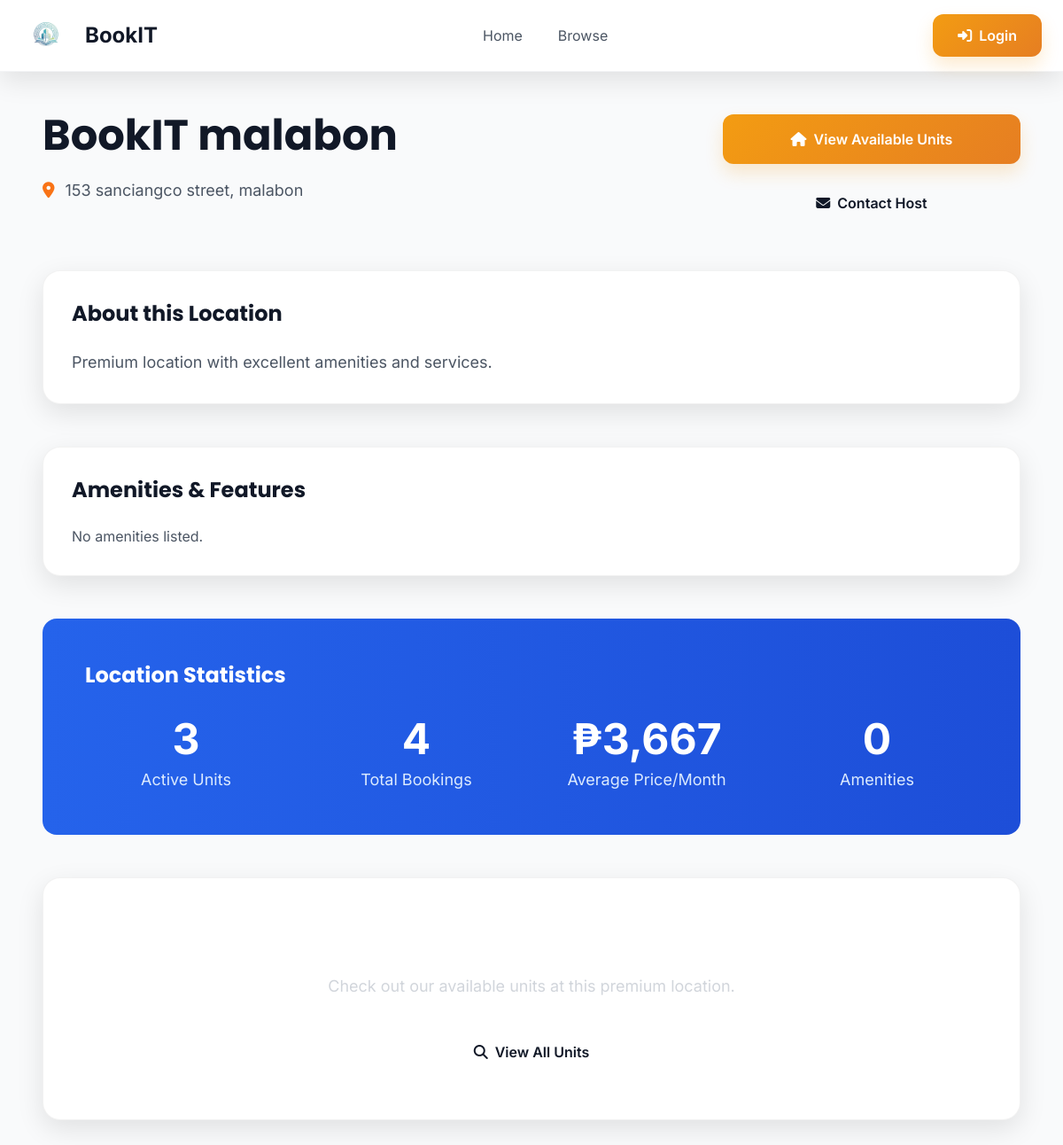
Page /public/branch_details.php?id=6 on the committed database.
### tables this page shows
CREATE TABLE IF NOT EXISTS `branches` (
  `branch_id` int NOT NULL AUTO_INCREMENT,
  `branch_name` varchar(100) NOT NULL,
  `address` text NOT NULL,
  `city` varchar(50) NOT NULL,
  `contact_number` varchar(20) DEFAULT NULL,
  `email` varchar(100) DEFAULT NULL,
  `manager_id` int DEFAULT NULL,
  `is_active` tinyint(1) DEFAULT '1',
  `created_at` timestamp NULL DEFAULT CURRENT_TIMESTAMP,
  `latitude` decimal(10,7) DEFAULT NULL,
  `longitude` decimal(10,7) DEFAULT NULL,
  `host_id` int DEFAULT NULL,
  PRIMARY KEY (`branch_id`),
  KEY `manager_id` (`manager_id`),
  KEY `branches_host_id_index` (`host_id`)
);

### includes/auth.php (called while the page is built, shortened)
<?php
include_once "../config/db.php";
function isLoggedIn() {
    return isset($_SESSION['user_id']);
}
?>

### config/db.php (called while the page is built, shortened)
<?php
$conn = new mysqli(DB_HOST, DB_USER, DB_PASS, DB_NAME);
if (!function_exists('get_single_result')) {
    function get_single_result($sql, $params = []) {
        global $conn;
        $stmt = $conn->prepare($sql);
        if (!empty($params)) {
            $types = '';
            $bind_params = [];
            foreach ($params as $param) {
                if ($param === null) {
                    $types .= 's';
                    $bind_params[] = null;
                } elseif (is_int($param)) {
                    $types .= 'i';
                    $bind_params[] = $param;
                } elseif (is_float($param)) {
                    $types .= 'd';
                    $bind_params[] = $param;
                } else {
                    $types .= 's';
                    $bind_params[] = (string)$param;
                }
            }
            $bind_refs = [$types];
            foreach ($bind_params as $key => $val) {
                $bind_refs[$key + 1] = &$bind_params[$key];
            }
            if (!call_user_func_array([$stmt, 'bind_param'], $bind_refs)) {
                error_log("Bind param failed: " . $stmt->error);
                $stmt->close();
                return false;
            }
        }
        if (!$stmt->execute()) {
            error_log("Execute failed: " . $stmt->error);
            $stmt->close();
            return false;
        }
        $result = $stmt->get_result();
        $row = null;
        if ($result && $result->num_rows > 0) {
            $row = $result->fetch_assoc();
        }
        return $row;
    }
}
if (!function_exists('get_multiple_results')) {
    function get_multiple_results($sql, $params = []) {
        global $conn;
        $stmt = $conn->prepare($sql);
        if (!empty($params)) {
            $types = '';
            $bind_params = [];
            foreach ($params as $param) {
                if ($param === null) {
                    $types .= 's';
                    $bind_params[] = null;
                } elseif (is_int($param)) {
                    $types .= 'i';
                    $bind_params[] = $param;
                } elseif (is_float($param)) {
                    $types .= 'd';
                    $bind_params[] = $param;
                } else {
                    $types .= 's';
                    $bind_params[] = (string)$param;
                }
            }
            $bind_refs = [$types];
            foreach ($bind_params as $key => $val) {
                $bind_refs[$key + 1] = &$bind_params[$key];
            }
            if (!call_user_func_array([$stmt, 'bind_param'], $bind_refs)) {
                error_log("Bind param failed: " . $stmt->error);
                $stmt->close();
                return [];
            }
        }
        if (!$stmt->execute()) {
            error_log("Execute failed: " . $stmt->error);
            $stmt->close();
            return [];
        }
        $result = $stmt->get_result();
        $results = [];
        if ($result) {
            while ($row = $result->fetch_assoc()) {
                $results[] = $row;
            }
        }
        return $results;
    }
}
if (!function_exists('column_exists')) {
    function column_exists($table, $column) {
        global $conn;
        $tableEsc = $conn->real_escape_string($table);
        $colEsc = $conn->real_escape_string($column);
        $sql = "SHOW COLUMNS FROM `" . $tableEsc . "` LIKE '" . $colEsc . "'";
        $res = $conn->query($sql);
        $exists = ($res->num_rows > 0);
        return $exists;
    }
}
?>

### includes/functions.php (called while the page is built, shortened)
<?php
    include_once "../config/db.php";
    function getBranchById($branch_id) {
        if (function_exists('column_exists') && column_exists('branches', 'host_id')) {
            $sql = "SELECT b.*, u.full_name as host_name
                    FROM branches b
                    LEFT JOIN users u ON b.host_id = u.user_id
                    WHERE b.branch_id = ? AND b.is_active = 1";
        } else {
            $sql = "SELECT b.* FROM branches b WHERE b.branch_id = ? AND b.is_active = 1";
        }
        return get_single_result($sql, [$branch_id]);
    }
    function getBranchAmenities($branch_id) {
        $sql = "SELECT * FROM amenities WHERE branch_id = ? AND is_available = 1 ORDER BY amenity_name";
        return get_multiple_results($sql, [$branch_id]);
    }
    function esc($str) {
        return htmlspecialchars($str ?? '', ENT_QUOTES, 'UTF-8');
    }
    function getBranchStatistics($branch_id) {
        $sql = "SELECT
                    b.branch_name,
                    (SELECT COUNT(*) FROM units WHERE branch_id = b.branch_id AND is_available = 1) as active_units,
                    (SELECT COUNT(*) FROM reservations WHERE branch_id = b.branch_id) as total_reservations,
                    (SELECT SUM(total_amount) FROM reservations WHERE branch_id = b.branch_id AND status IN ('confirmed', 'checked_in', 'completed')) as total_revenue,
                    (SELECT COUNT(DISTINCT unit_id) FROM reservations WHERE branch_id = b.branch_id AND status IN ('confirmed', 'checked_in')) as currently_booked
                FROM branches b
                WHERE b.branch_id = ?";
        return get_single_result($sql, [$branch_id]);
    }
?>

### public/branch_details.php (the view, shortened to what this page needs)
<?php
include '../includes/functions.php';
include '../includes/auth.php';
$branch_id = isset($_GET['id']) ? (int)$_GET['id'] : 0;
$branch = $branch_id ? getBranchById($branch_id) : false;
?>
<!doctype html>
<html lang="en">
<head>
    <link href="https://cdn.jsdelivr.net/npm/bootstrap@5.1.3/dist/css/bootstrap.min.css" rel="stylesheet">
    <link href="https://cdnjs.cloudflare.com/ajax/libs/font-awesome/6.0.0/css/all.min.css" rel="stylesheet">
    <link rel="stylesheet" href="../assets/css/public/index.css">
    <link rel="stylesheet" href="../assets/css/components/cta-light.css">
</head>
<body>
<!doctype html>
<html lang="en">
<head>
    <script src="https://cdn.tailwindcss.com"></script>
    <link href="https://cdnjs.cloudflare.com/ajax/libs/font-awesome/6.4.0/css/all.min.css" rel="stylesheet">
</head>
<body class="bg-gray-50">
<nav class="sticky top-0 z-50 bg-white border-b border-gray-100 shadow-soft">
    <div class="max-w-7xl mx-auto px-4 sm:px-6 lg:px-8">
        <div class="flex justify-between items-center h-20">
            <a href="index.php" class="flex items-center gap-3 text-2xl font-bold text-gray-900 hover:opacity-80 smooth-transition">
                <img src="../assets/images/logo/bookit.png" alt="BookIT Logo" class="w-14 h-14 rounded-xl object-cover">
                BookIT
            </a>
            <div class="hidden md:flex items-center gap-10">
                <a href="index.php" class="text-gray-600 hover:text-gray-900 smooth-transition font-500">Home</a>
                <a href="browse_units.php" class="text-gray-600 hover:text-gray-900 smooth-transition font-500">Browse</a>
            </div>
            <div class="flex items-center gap-4">
                <?php if (isLoggedIn()): ?>
                    <a href="../renter/my_bookings.php" class="text-gray-600 hover:text-gray-900 smooth-transition font-500">
                        <i class="fas fa-calendar-check"></i> My Bookings
                    </a>
                <?php else: ?>
                    <a href="login.php" class="btn-modern btn-luxury-primary">
                        <i class="fas fa-sign-in-alt"></i> Login
                    </a>
                <?php endif; ?>
            </div>
        </div>
    </div>
</nav>
<div class="max-w-6xl mx-auto px-4 py-12">
    <?php if (!$branch): ?>
        <div class="card-modern p-12 text-center">
            <i class="fas fa-exclamation-circle text-6xl text-gray-300 mb-6"></i>
            <h2 class="text-3xl font-bold text-gray-900 mb-4">Branch Not Found</h2>
            <p class="text-gray-600 mb-8 text-lg">The branch you are looking for does not exist.</p>
            <a href="index.php" class="btn-modern btn-luxury-primary">
                <i class="fas fa-home"></i> Back to Home
            </a>
        </div>
    <?php else: ?>
        <div class="grid grid-cols-1 md:grid-cols-3 gap-12 mb-12">
            <div class="md:col-span-2">
                <h1 class="text-5xl font-bold text-gray-900 mb-4"><?php echo esc($branch['branch_name']); ?></h1>
                <div class="space-y-2 text-gray-600 text-lg">
                    <p><i class="fas fa-map-marker-alt text-orange-500 mr-3"></i><?php echo esc($branch['address'] . ', ' . $branch['city']); ?></p>
                </div>
            </div>
            <div class="flex flex-col gap-3">
                <a href="browse_units.php?branch_id=<?php echo $branch['branch_id']; ?>" class="btn-modern btn-luxury-primary justify-center text-base py-3">
                    <i class="fas fa-home"></i> View Available Units
                </a>
                <a href="mailto:<?php echo esc($branch['email'] ?: 'info@bookit.com'); ?>" class="btn-modern border-2 border-gray-900 text-gray-900 justify-center text-base py-3 hover:bg-gray-100 smooth-transition">
                    <i class="fas fa-envelope"></i> Contact Host
                </a>
            </div>
        </div>
        <div class="card-modern shadow-soft p-8 mb-12">
            <h2 class="text-2xl font-bold text-gray-900 mb-4">About this Location</h2>
            <p class="text-gray-600 text-lg leading-relaxed">
                <?php echo !empty($branch['description']) ? esc($branch['description']) : 'Premium location with excellent amenities and services.'; ?>
            </p>
        </div>
        <div class="card-modern shadow-soft p-8 mb-12">
            <h2 class="text-2xl font-bold text-gray-900 mb-6">Amenities & Features</h2>
            <div class="flex flex-wrap gap-3">
                <?php
                $amenities = getBranchAmenities($branch['branch_id']);
                if (!empty($amenities)):
                    foreach ($amenities as $a): ?>
                        <span class="badge-luxury"><i class="fas fa-check mr-2"></i><?php echo esc($a['amenity_name']); ?></span>
                    <?php endforeach;
                else: ?>
                    <p class="text-gray-600">No amenities listed.</p>
                <?php endif; ?>
            </div>
        </div>
        <div class="bg-gradient-to-r from-blue-600 to-blue-700 text-white rounded-2xl p-12 mb-12">
            <h2 class="text-2xl font-bold mb-8">Location Statistics</h2>
            <?php $stats = getBranchStatistics($branch['branch_id']); ?>
            <div class="grid grid-cols-1 md:grid-cols-4 gap-8">
                <div class="text-center">
                    <div class="text-5xl font-bold mb-2"><?php echo number_format($stats['active_units'] ?? 0); ?></div>
                    <p class="text-blue-100 text-lg">Active Units</p>
                </div>
                <div class="text-center">
                    <div class="text-5xl font-bold mb-2"><?php echo number_format($stats['total_reservations'] ?? 0); ?></div>
                    <p class="text-blue-100 text-lg">Total Bookings</p>
                </div>
                <div class="text-center">
                    <div class="text-5xl font-bold mb-2">
                        <?php
                        $units = get_multiple_results("SELECT monthly_rate FROM units WHERE branch_id = ? AND is_available = 1 AND (approval_status = 'approved' OR approval_status IS NULL)", [$branch['branch_id']]);
                        $avgPrice = !empty($units) ? number_format(array_sum(array_column($units, 'monthly_rate')) / count($units), 0) : 0;
                        echo '₱' . $avgPrice;
                        ?>
                    </div>
                    <p class="text-blue-100 text-lg">Average Price/Month</p>
                </div>
                <div class="text-center">
                    <div class="text-5xl font-bold mb-2"><?php echo count($amenities ?? []); ?></div>
                    <p class="text-blue-100 text-lg">Amenities</p>
                </div>
            </div>
        </div>
        <div class="card-modern shadow-soft bg-gradient-to-r from-gray-900 to-gray-800 text-white p-12 text-center rounded-2xl">
            <h2 class="text-3xl font-bold mb-4">Ready to Reserve?</h2>
            <p class="text-gray-300 text-lg mb-8">Check out our available units at this premium location.</p>
            <a href="browse_units.php?branch_id=<?php echo $branch['branch_id']; ?>" class="btn-modern bg-white text-gray-900 justify-center text-base py-3 px-10 hover:bg-gray-100 smooth-transition font-bold">
                <i class="fas fa-search"></i> View All Units
            </a>
        </div>
    <?php endif; ?>
</div>
</body>
</html>

### assets/css/public/index.css (style rules this page uses)
:root { --primary-color: #2c3e50; --secondary-color: #e74c3c; --accent-color: #3498db; --gold-color: #f39c12; --dark-color: #2c3e50; --light-color: #ecf0f1; --text-dark: #2c3e50; --text-light: #7f8c8d; }
body { font-family: 'Segoe UI', Tahoma, Geneva, Verdana, sans-serif; line-height: 1.6; color: var(--text-dark); }

### public/branch_details.php (style rules this page uses)
* { font-family: 'Inter', sans-serif; }
h1, h2, h3, h4, h5, h6 { font-family: 'Poppins', sans-serif; font-weight: 700; }
.smooth-transition { transition: all 0.3s cubic-bezier(0.4, 0, 0.2, 1); }
.shadow-soft { box-shadow: 0 10px 30px rgba(0, 0, 0, 0.1); }
.card-modern { border-radius: 20px; border: 1px solid rgba(0, 0, 0, 0.05); overflow: hidden; background: white; }
.btn-modern { border-radius: 12px; padding: 12px 28px; font-weight: 600; transition: all 0.3s cubic-bezier(0.4, 0, 0.2, 1); display: inline-flex; align-items: center; gap: 8px; cursor: pointer; border: none; }
.btn-luxury-primary { background: linear-gradient(135deg, #f39c12 0%, #e67e22 100%); color: white; box-shadow: 0 10px 20px rgba(243, 156, 18, 0.2); }

### rows in the picture
branches: branch_name "BookIT malabon", address+city "153 sanciangco street, malabon"

### other values in the picture
$stats['active_units'] "3"
$stats['total_reservations'] "4"
$avgPrice "3,667"
count($amenities ?? []) "0"
